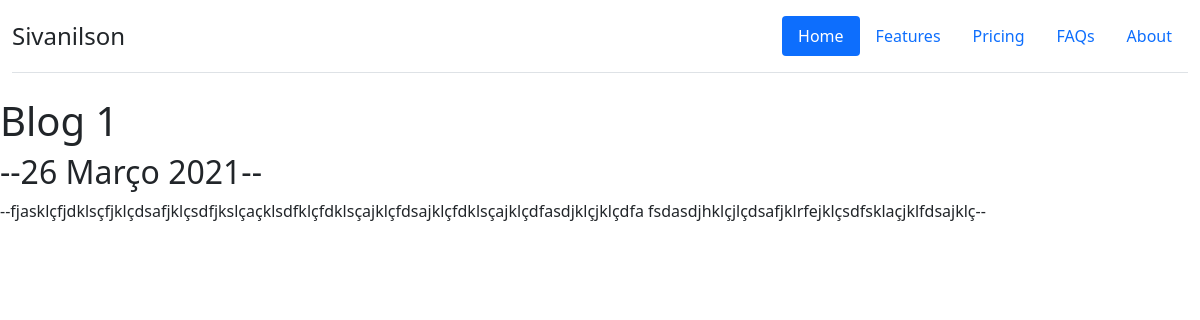
Page /blog/1/ on the committed database.
### blog/models.py (models this page shows, shortened)
class Blog(models.Model):
    title = models.CharField(max_length=200)
    description = models.TextField()
    date = models.DateField()

### blog/views.py (the view)
# urls.py: path('<int:blog_id>/', views.detail, name='detail'),
def detail(request, blog_id):
    blog = get_object_or_404(Blog, pk=blog_id)
    return render(request, 'blog/detail.html', {'blog':blog})

### blog/templates/blog/detail.html
{% extends 'portfolio/base.html' %}
{% block content %}
    <h1>{{ blog.title }}</h1>
    <h2>--{{ blog.date|date:'j F Y' }}--</h2>
    <p>--{{ blog.description }}--</p>
{% endblock %}

### rows in the picture
Blog: title "Blog 1", date "26 Março 2021", description "fjasklçfjdklsçfjklçdsafjklçsdfjkslçaçklsdfklçfdklsçajklçfdsajklçfdklsçajklçdfasdjklçjklçdfa fsdasdjhklçjlçdsafjklrfejklçsdfsklaçjklfdsajklç"
